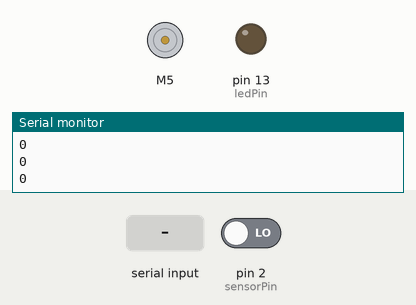
Recording of a sketch running on a simulated Arduino Mega 2560, built with avr-gcc and run on an emulated ATmega2560. On the bench: DC motor (green arrow = forward, orange = backward, longer = faster), output pins drawn as LEDs (lit = HIGH), the last lines printed to the serial monitor. Inputs (shaded band) come from the test bench; at power-on: pin 2 (sensorPin) LOW.

Above: at 1.2 s.
1.3 s: pin 2 (sensorPin) driven HIGH
At 1.7 s:
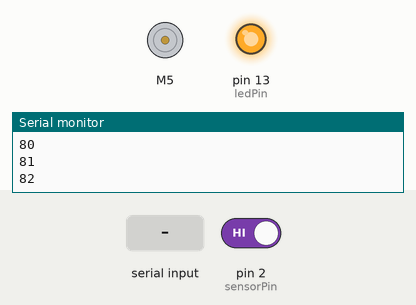
2.8 s: "d" received over Serial
At 3.6 s:
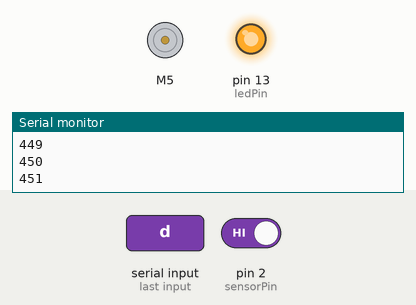
4.3 s: "a" received over Serial
At 4.9 s:
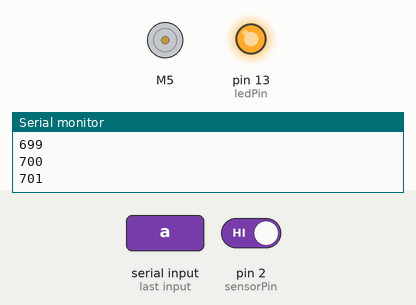
Timing chart, 0 to 7.3 s (numbered marks = the images above; inputs shaded):
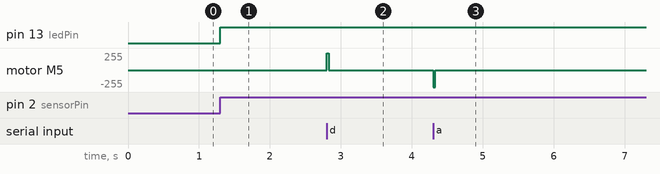

Measured:
- after the input at 1.3 s, pin 13 (ledPin): LOW → HIGH at once
- after the input at 2.8 s, motor M5: stopped → forward 255/255 at once, → stopped 0.03 s later
- after the input at 4.3 s, motor M5: stopped → backward 255/255 at once, → stopped 0.03 s later

The sketch:

Keyboard_Motor_Control.ino
```cpp
/*
Code to control motor using keyboard input via Serial comm.
by Kamalesh Bharadwaj

Ref.: Robojax BTS7960 Motor Control library (https://robojax.com/learn/arduino/?vid=robojax_BTS7960_motor_driver)
Microcontroller: Arduino Mega2560
*/

#define RPWM 5    // pin for RPWM pin (output)
#define R_EN 7    // pin for R_EN pin (input)
#define R_IS 1    // pin for R_IS pin (output)

#define LPWM 3    // pin for LPWM pin (output)
#define L_EN 6    // pin for L_EN pin (input)
#define L_IS 12   // define pin 8 for L_IS pin (output)

#define CW 1      //do not change
#define CCW 0     //do not change
#define debug 0   //change to 0 to hide serial monitor debugging information or set to 1 to view

#include <RobojaxBTS7960.h>                                     // BTS7960 Motor Control Code by Robojax.com
RobojaxBTS7960 motor(R_EN,RPWM,R_IS, L_EN,LPWM,L_IS,debug);

const byte ledPin = 13;
int sensorValue = 0;
int keyp;
int cnt = 0;
int sensorPin = 2;

void setup() {
    motor.begin();
    pinMode(ledPin, OUTPUT);
    Serial.begin(9600);
   }

void loop() {

    if (Serial.available())                     // read keyboard input as serial value
      {
       keyp = Serial.read();
       if (keyp == 'd')                         //if "d" is pressed on keyboard
          {
           motor.rotate(100,CW);
           delay(25);
           motor.stop();
          }

       if (keyp == 'a')                         //if "a" is pressed on keyboard
          {
           motor.rotate(100,CCW);
           delay(25);
           motor.stop();
          }
      }
    sensorValue = digitalRead(sensorPin);       // read the value from the encoder sensor
    if(sensorValue)
      {
       digitalWrite(ledPin, HIGH);
       cnt = cnt + sensorValue;                 // Count sensor triggers
      }
    Serial.println(cnt);                        // Print count value on Serial monitor

}
```
